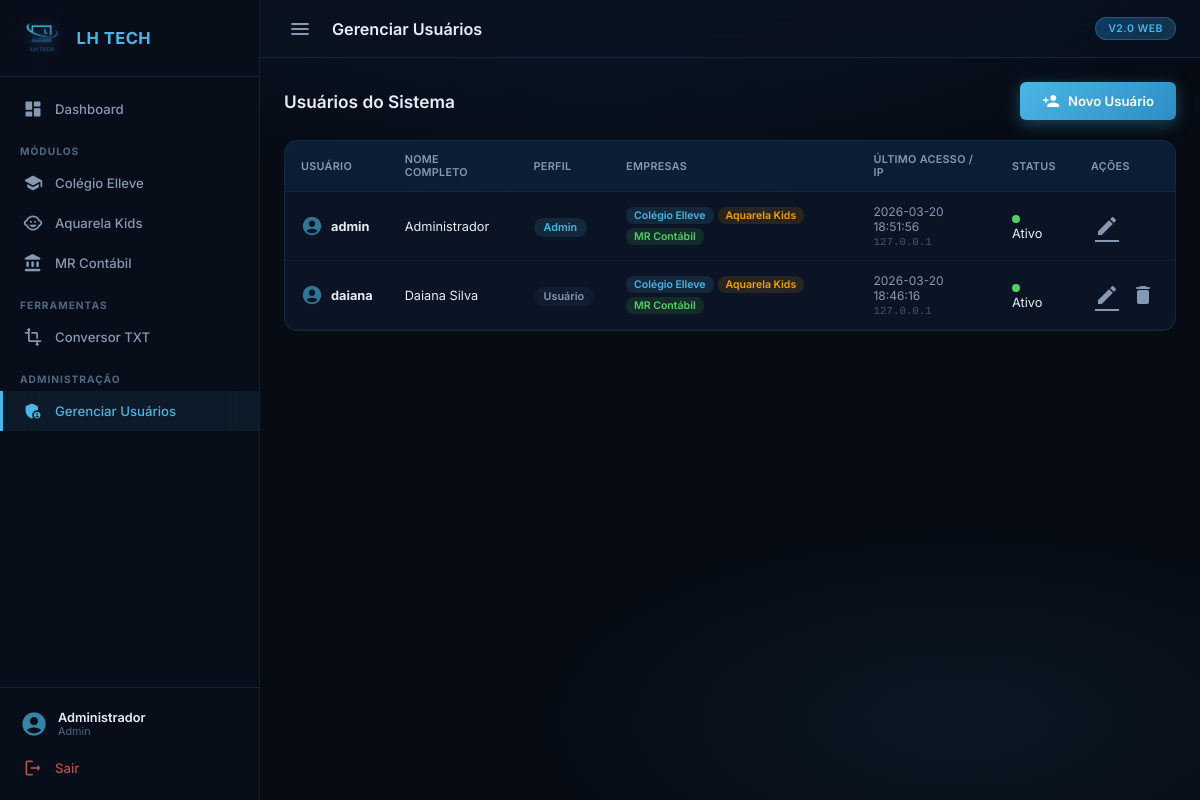
/admin/users (signed in), run on an earlier commit of the app's database.
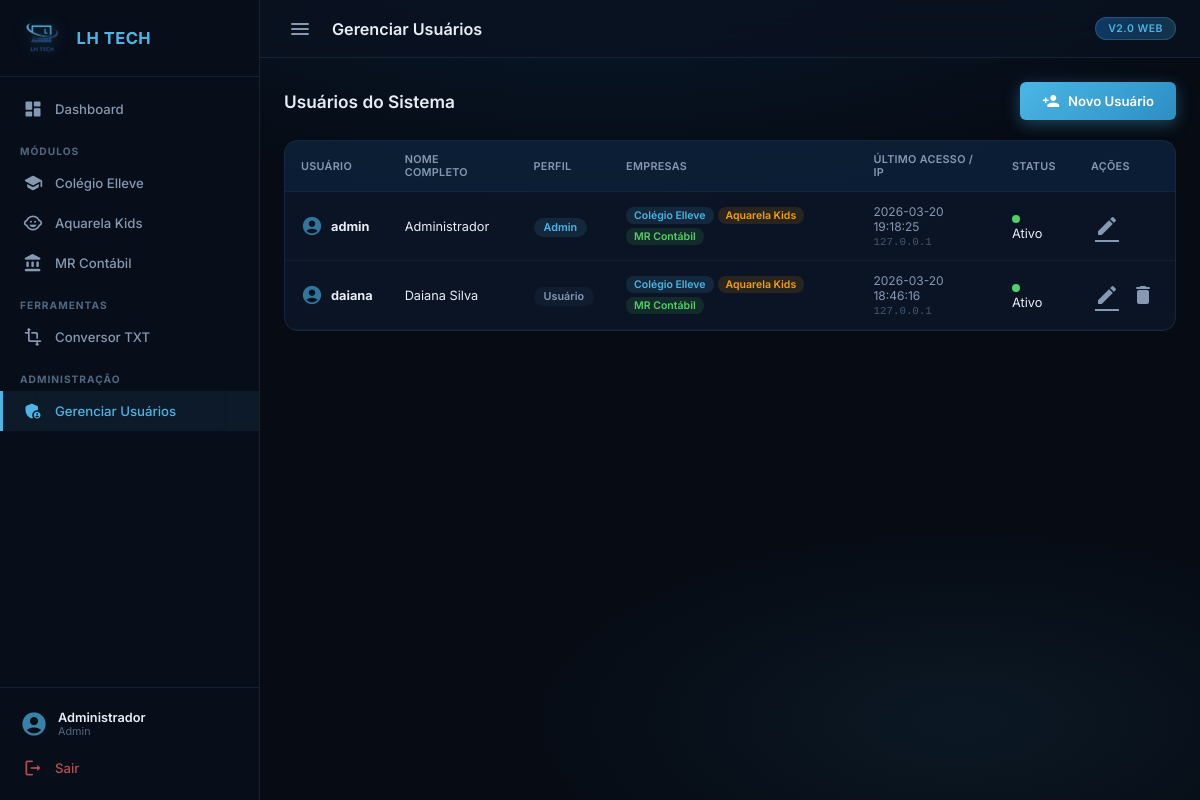
And on a later commit of the database.
### tables this page shows
CREATE TABLE users (
            id INTEGER PRIMARY KEY AUTOINCREMENT,
            username TEXT UNIQUE NOT NULL,
            password_hash TEXT NOT NULL,
            full_name TEXT NOT NULL DEFAULT '',
            role TEXT NOT NULL DEFAULT 'user',
            companies TEXT NOT NULL DEFAULT '[]',
            active INTEGER NOT NULL DEFAULT 1,
            created_at TEXT NOT NULL DEFAULT (datetime('now'))
        , last_login TEXT, last_ip TEXT, tools TEXT NOT NULL DEFAULT '[]');

### web/admin.py (the view)
@admin_bp.route("/users")
@admin_required
def users_list():
    users = list_users()
    return render_template("admin_users.html", users=users, companies=COMPANIES)

### web/admin.py (called while the page is built)
def admin_required(f):
    @wraps(f)
    @login_required
    def decorated(*args, **kwargs):
        if not current_user.is_admin:
            flash("Acesso restrito a administradores.", "error")
            return redirect(url_for("dashboard"))
        return f(*args, **kwargs)
    return decorated

### web/auth.py (called while the page is built)
def init_login_manager(app):
    login_manager = LoginManager()
    login_manager.login_view = "auth.login"
    login_manager.login_message = "Faça login para continuar."
    login_manager.login_message_category = "info"
    login_manager.init_app(app)
    @login_manager.user_loader
    def load_user(user_id):
        data = get_user_by_id(int(user_id))
        if data and data["active"]:
            return User(data)
        return None

    @property
    def is_admin(self):
        return self.role == "admin"

    @property
    def is_fiscal(self):
        return self.is_admin or "conversor" in self.tools

### web/models.py (called while the page is built)
def get_db():
    conn = sqlite3.connect(DB_PATH)
    conn.row_factory = sqlite3.Row
    return conn

def list_users():
    conn = get_db()
    rows = conn.execute("SELECT * FROM users ORDER BY username").fetchall()
    conn.close()
    return [_row_to_dict(r) for r in rows]

### web/templates/admin_users.html (shortened to what this page needs)
{% extends "base.html" %}
{% block page_title %}Gerenciar Usuários{% endblock %}
{% block content %}
<div class="admin-page">
    <div class="admin-header">
        <h2>Usuários do Sistema</h2>
        <a href="/admin/users/new" class="btn btn-primary">
            <span class="material-icons-round">person_add</span>
            Novo Usuário
        </a>
    </div>
    <div class="table-wrapper">
        <table class="data-table">
            <thead>
                <tr>
                    <th>Usuário</th>
                    <th>Nome Completo</th>
                    <th>Perfil</th>
                    <th>Empresas</th>
                    <th>Último Acesso / IP</th>
                    <th>Status</th>
                    <th>Ações</th>
                </tr>
            </thead>
            <tbody>
                {% for user in users %}
                <tr>
                    <td>
                        <div class="user-cell">
                            <span class="material-icons-round">account_circle</span>
                            <strong>{{ user.username }}</strong>
                        </div>
                    </td>
                    <td>{{ user.full_name or '—' }}</td>
                    <td>
                        <span class="role-badge role-{{ user.role }}">
                            {{ 'Admin' if user.role == 'admin' else 'Usuário' }}
                        </span>
                    </td>
                    <td>
                        <div class="company-tags">
                            {% for slug in user.companies %}
                            {% if slug in companies %}
                            <span class="tag" style="--tag-color: {{ companies[slug].color }}">
                                {{ companies[slug].name }}
                            </span>
                            {% endif %}
                            {% endfor %}
                        </div>
                    </td>
                    <td>
                        <div class="audit-cell">
                            <span class="audit-time">{{ user.last_login or 'Nunca' }}</span>
                            <span class="audit-ip">{{ user.last_ip or '' }}</span>
                        </div>
                    </td>
                    <td>
                        <span class="status-dot {% if user.active %}status-active{% else %}status-inactive{% endif %}"></span>
                        {{ 'Ativo' if user.active else 'Inativo' }}
                    </td>
                    <td>
                        <div class="action-buttons">
                            <a href="/admin/users/{{ user.id }}/edit" class="btn-icon" title="Editar">
                                <span class="material-icons-round">edit</span>
                            </a>
                            {% if user.username != 'admin' %}
                            <form method="POST" action="/admin/users/{{ user.id }}/delete"
                                  onsubmit="return confirm('Excluir usuário {{ user.username }}?')" style="display:inline;">
                                <button type="submit" class="btn-icon btn-danger-icon" title="Excluir">
                                    <span class="material-icons-round">delete</span>
                                </button>
                            </form>
                            {% endif %}
                        </div>
                    </td>
                </tr>
                {% endfor %}
            </tbody>
        </table>
    </div>
</div>
{% endblock %}

### web/templates/base.html (shortened to what this page needs)
<!DOCTYPE html>
<html lang="pt-BR">
<head>
    <link rel="stylesheet" href="/static/css/style.css">
</head>
<body class="{% block body_class %}has-sidebar{% endblock %}">
    {% if current_user.is_authenticated %}
    <aside class="sidebar" id="sidebar">
        <div class="sidebar-header">
            <img src="/static/logo.png" alt="LH TECH" class="sidebar-logo">
            <span class="sidebar-brand">LH TECH</span>
        </div>
        <nav class="sidebar-nav">
            <a href="/dashboard" class="nav-item {% if request.path == '/dashboard' %}active{% endif %}">
                <span class="material-icons-round">dashboard</span>
                <span>Dashboard</span>
            </a>
            <div class="nav-divider">Módulos</div>
            {% for slug, co in companies.items() if companies is defined %}
            <a href="/modulo/{{ slug }}" class="nav-item {% if request.path == '/modulo/' + slug %}active{% endif %}">
                <span class="material-icons-round">{{ co.icon }}</span>
                <span>{{ co.name }}</span>
            </a>
            {% endfor %}
            {% if current_user.is_fiscal %}
            <div class="nav-divider">Ferramentas</div>
            <a href="/conversor" class="nav-item {% if request.path == '/conversor' %}active{% endif %}">
                <span class="material-icons-round">transform</span>
                <span>Conversor TXT</span>
            </a>
            {% endif %}
            {% if current_user.is_admin %}
            <div class="nav-divider">Administração</div>
            <a href="/admin/users" class="nav-item {% if '/admin' in request.path %}active{% endif %}">
                <span class="material-icons-round">admin_panel_settings</span>
                <span>Gerenciar Usuários</span>
            </a>
            {% endif %}
        </nav>
        <div class="sidebar-footer">
            <div class="user-info">
                <span class="material-icons-round">account_circle</span>
                <div>
                    <span class="user-name">{{ current_user.full_name or current_user.username }}</span>
                    <span class="user-role">{{ 'Admin' if current_user.is_admin else ('Fiscal' if current_user.is_fiscal else 'Usuário') }}</span>
                </div>
            </div>
            <a href="/logout" class="nav-item nav-logout">
                <span class="material-icons-round">logout</span>
                <span>Sair</span>
            </a>
        </div>
    </aside>
    {% endif %}
    <div class="main-wrapper {% if not current_user.is_authenticated %}no-sidebar{% endif %}">
        {% if current_user.is_authenticated %}
        <header class="topbar">
            <button class="btn-icon sidebar-toggle" id="sidebar-toggle">
                <span class="material-icons-round">menu</span>
            </button>
            <h1 class="topbar-title">{% block page_title %}Dashboard{% endblock %}</h1>
            <div class="topbar-right">
                <span class="header-badge">v2.0 Web</span>
            </div>
        </header>
        {% endif %}
        <main class="main-content">
            {% block content %}{% endblock %}
        </main>
    </div>
</body>
</html>

What changed in the data, as far as the page shows it:
changed users "admin": last_login "2026-03-20 18:51:56" → "2026-03-20 19:18:25"
